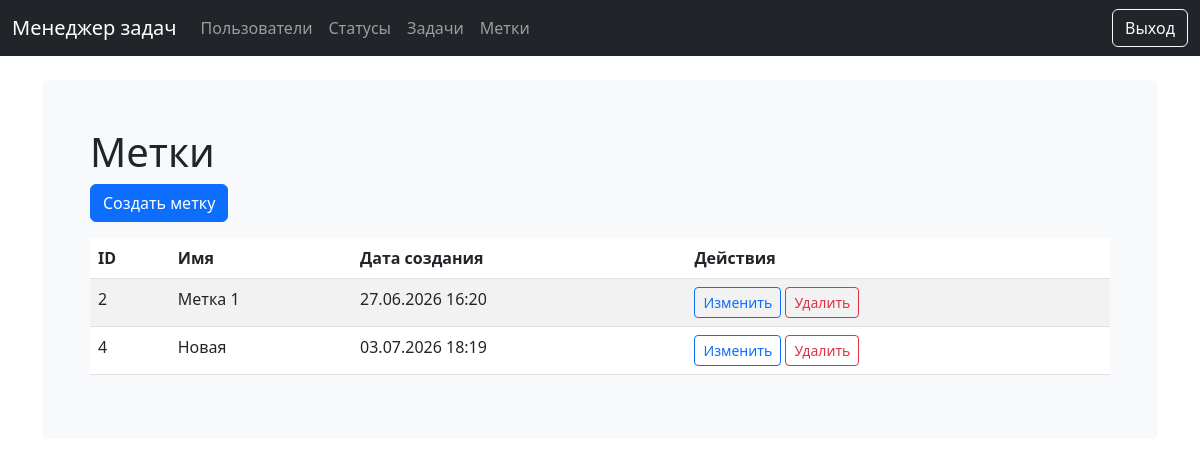
Page /labels/ (signed in) on the committed database.
### tasks/models.py (models this page shows, shortened)
class Label(models.Model):
    name = models.CharField(max_length=100, unique=True, verbose_name=_("Name"))
    created_at = models.DateTimeField(auto_now_add=True)
    class Meta:
        verbose_name = _("Label")
        verbose_name_plural = _("Labels")
        ordering = ["name"]

### labels/views.py (the view)
# urls.py: path("", views.LabelListView.as_view(), name="list"),
class LabelListView(LoginRequiredMixin, ListView):
    model = Label
    template_name = "labels/index.html"
    context_object_name = "labels"

### labels/templates/labels/index.html (shortened to what this page needs)
{% extends 'base.html' %}
{% load django_bootstrap5 %}
{% block content %}
<h1>Метки</h1>
<a href="{% url 'labels:create' %}"
   class="btn btn-primary mb-3">
    Создать метку
</a>
<table class="table table-striped">
    <thead>
        <tr>
            <th>ID</th>
            <th>Имя</th>
            <th>Дата создания</th>
            <th>Действия</th>
        </tr>
    </thead>
    <tbody>
        {% for label in labels %}
        <tr>
            <td>{{ label.id }}</td>
            <td>{{ label.name }}</td>
            <td>{{ label.created_at|date:"d.m.Y H:i" }}</td>
            <td>
                <a href="{% url 'labels:update' label.pk %}"
                   class="btn btn-sm btn-outline-primary">
                    Изменить
                </a>
                <a href="{% url 'labels:delete' label.pk %}"
                   class="btn btn-sm btn-outline-danger">
                    Удалить
                </a>
            </td>
        </tr>
        {% empty %}
        <tr>
            <td colspan="4">Меток пока нет.</td>
        </tr>
        {% endfor %}
    </tbody>
</table>
{% endblock %}

### rows in the picture
Label: id "2", name "Метка 1", created_at "27.06.2026 16:20"
Label: id "4", name "Новая", created_at "03.07.2026 18:19"
